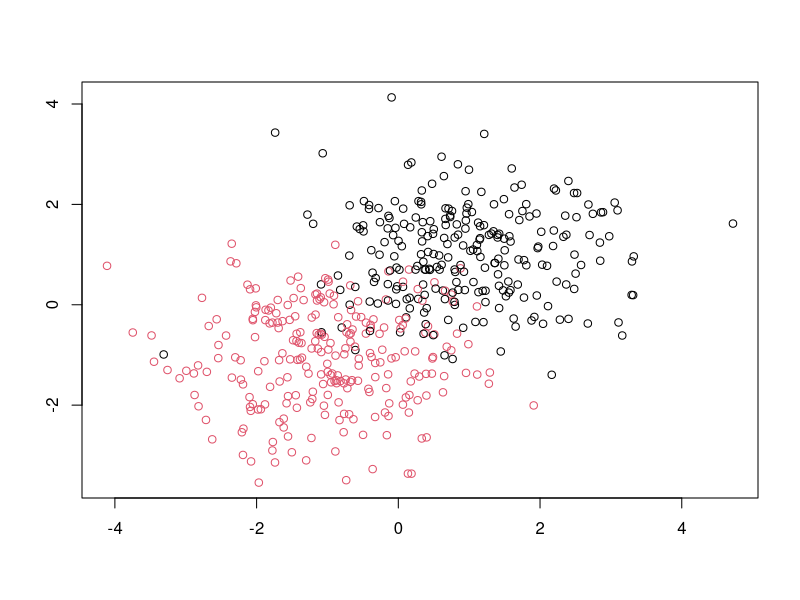
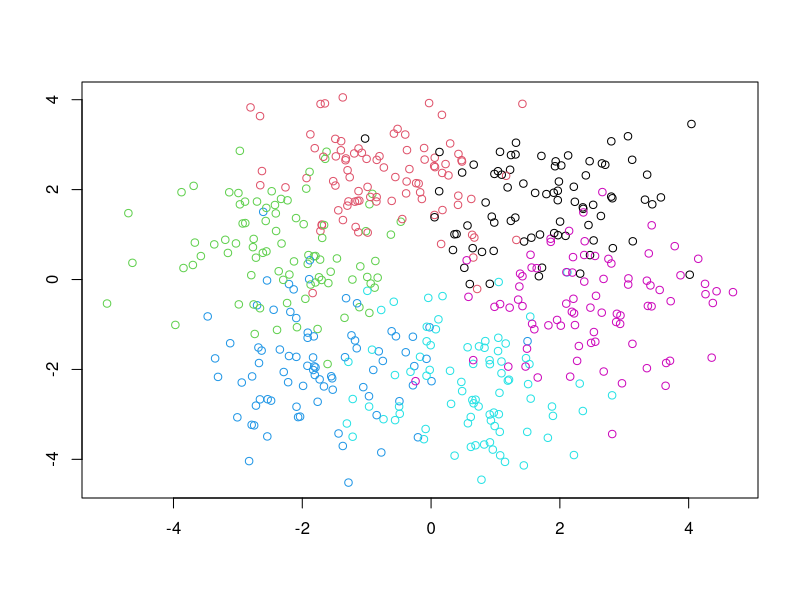

These figures' R source, in order:
library(mlbench)


### Name: mlbench.2dnormals
### Title: 2-dimensional Gaussian Problem
### Aliases: mlbench.2dnormals
### Keywords: datagen

### ** Examples

# 2 classes
p <- mlbench.2dnormals(500,2)
plot(p)
# 6 classes
p <- mlbench.2dnormals(500,6)
plot(p)
